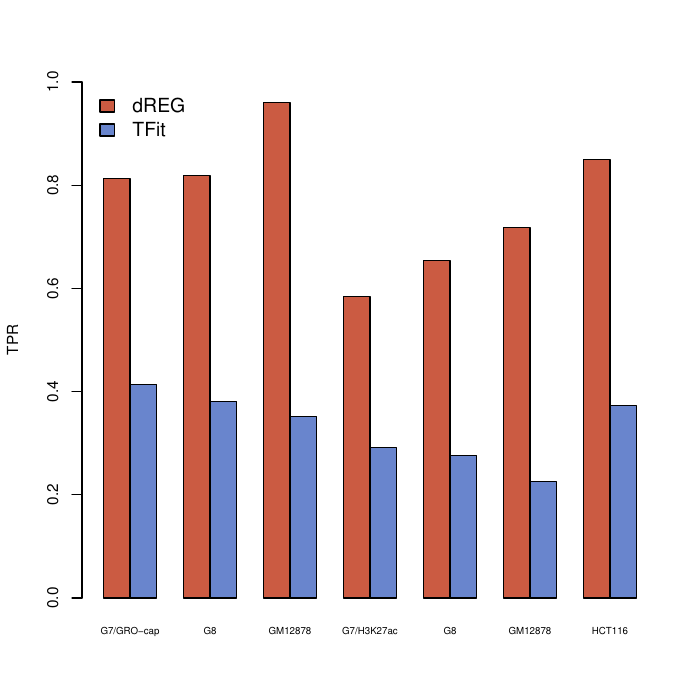

Write the R code that produced this figure.
tpr.grocap.G7 <- c( 0.813, 0.414)
tpr.grocap.G8 <- c( 0.819, 0.381)
tpr.grocap.gm <- c( 0.961, 0.352)
tpr.grocap.gh <- c( 0.432, 0.214)

tpr.h3kac.G7 <- c(0.584, 0.291)
tpr.h3kac.G8 <- c(0.654, 0.277)
tpr.h3kac.gm <- c(0.718, 0.225)
tpr.h3kac.gh <- c(0.849, 0.373)

cols=c("#cb5b42", "#6985cd");

pdf("fig-1B.pdf");
x <- cbind(C11=tpr.grocap.G7, C12=tpr.grocap.G8, C13=tpr.grocap.gm, #C14=tpr.grocap.gh, 
           C21=tpr.h3kac.G7,  C22=tpr.h3kac.G8,  C23=tpr.h3kac.gm,  C24=tpr.h3kac.gh);
x.names <- c("G7/GRO-cap", "G8", "GM12878", #"HCT116", 
             "G7/H3K27ac", "G8", "GM12878", "HCT116");

barplot(x, xlab="", ylab= "TPR", beside=TRUE, col=cols, ylim=c(0,1), names.arg=x.names, cex.axis=0.95, cex.names=0.6, cex.lab=0.95)

# Place the legend at the top-left corner with no frame
# using rainbow colors
legend("topleft", c("dREG","TFit"), cex=1.2,  bty="n", fill=cols);

dev.off()